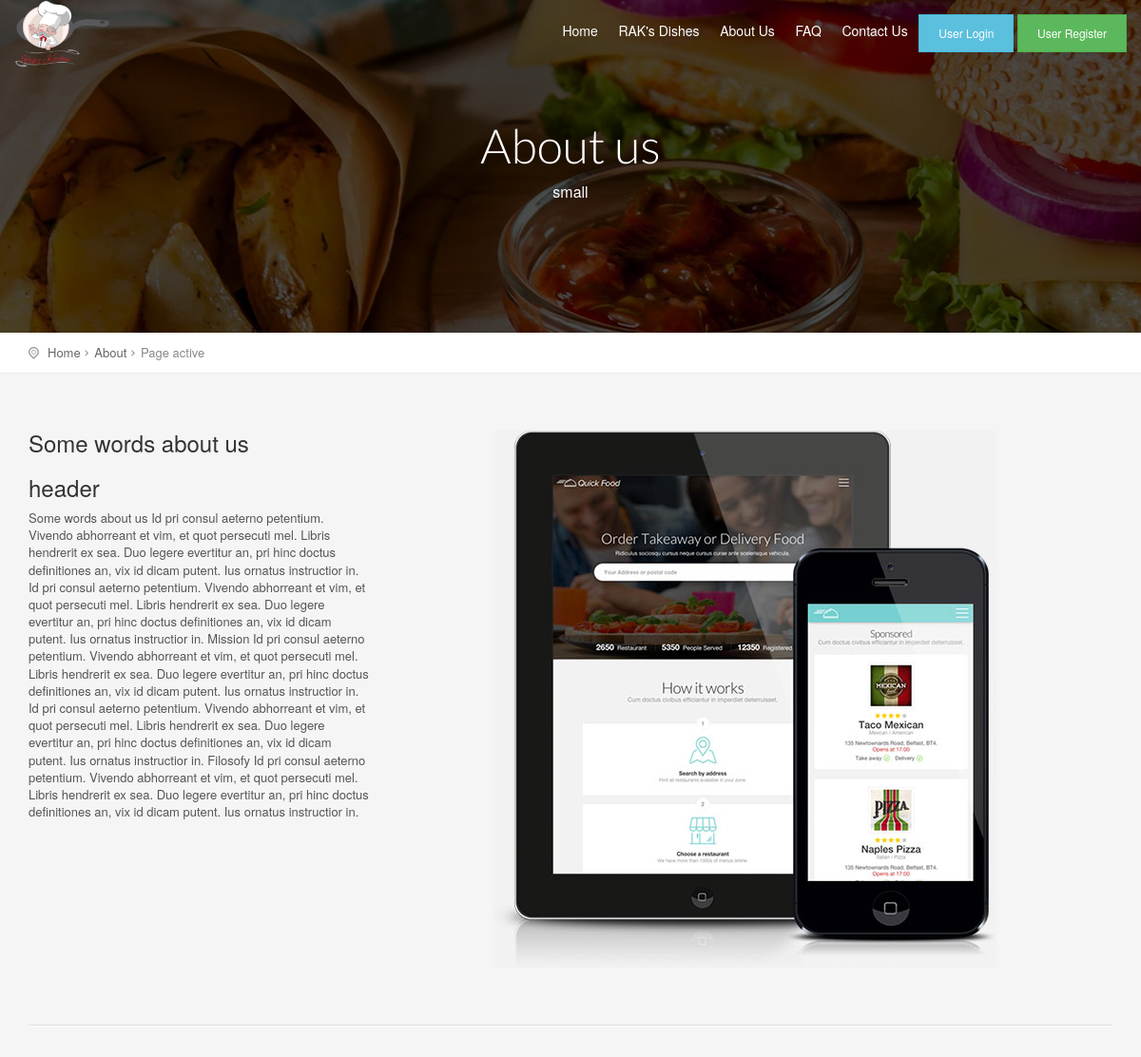
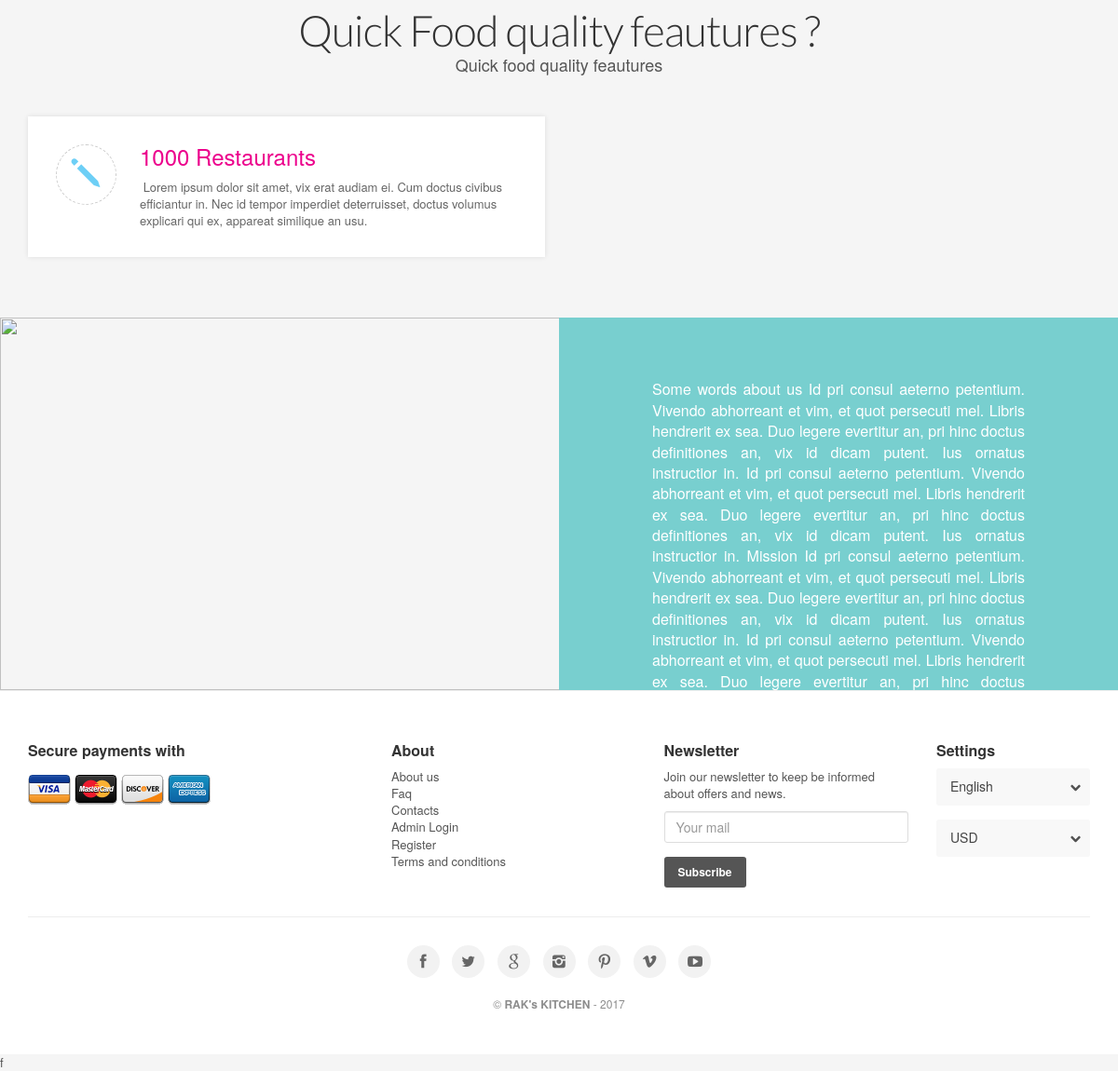
The app's page /index.php/about with its own data (2 pictures, top to bottom).
### tables this page shows
CREATE TABLE `about_us` (
  `id` int(10) NOT NULL,
  `small` varchar(1000) DEFAULT NULL
);

CREATE TABLE `about_us_details` (
  `id` int(10) NOT NULL,
  `header` varchar(1000) DEFAULT NULL,
  `details` varchar(10000) DEFAULT NULL
);

CREATE TABLE `about_us_feature` (
  `id` int(10) NOT NULL,
  `big` varchar(100) DEFAULT NULL,
  `small` varchar(1000) DEFAULT NULL,
  `box_header` varchar(100) DEFAULT NULL,
  `box_details` varchar(9000) DEFAULT NULL,
  `box_icon` varchar(100) DEFAULT NULL
);

CREATE TABLE `about_us_banner` (
  `id` int(10) NOT NULL,
  `details` varchar(60000) DEFAULT NULL,
  `image` varchar(100) NOT NULL
);

### application/controllers/About.php (called while the page is built, shortened)
<?php
class About extends CI_Controller {
    public function index()
    {
        $this->load->model('Aboutusm');
        $this->data['aboutusSmall']= $this->Aboutusm->show_about_us_content();
        $this->data['aboutUs']= $this->Aboutusm->show_about_us_banner_content();
        $this->data['aboutUsDetails'] = $this->Aboutusm->show_about_us_details_content();
        $this->data['aboutUsfeature']=$this->Aboutusm->show_about_us_feature_content();
        $this->load->view('about', $this->data);
    }
}

### index.php (called while the page is built, shortened)
<?php
require_once BASEPATH.'core/CodeIgniter.php';

### application/models/Aboutusm.php (called while the page is built, shortened)
<?php
class Aboutusm extends CI_Model
{
    public function show_about_us_content(){
        $query=$this->db->query("SELECT * FROM `about_us` ORDER by id DESC LIMIT 1 ");
        return $query->result();
    }
    public function show_about_us_details_content(){
        $query=$this->db->query("SELECT * FROM `about_us_details` ORDER by id DESC LIMIT 1");
        return $query->result();
    }
    public function show_about_us_feature_content(){
        $query=$this->db->query("SELECT * FROM `about_us_feature` ");
        return $query->result();
    }
    public function show_about_us_banner_content(){
        $query=$this->db->query("SELECT * FROM `about_us_banner` ");
        return $query->result();
    }
}
?>

### application/views/about.php (the view, shortened to what this page needs)
<!DOCTYPE html>
<html>
<head>
    <?php include ('head.php') ?>
</head>
<body>
    <?php include ('menu.php') ?>
<section class="parallax-window" id="short" data-parallax="scroll" data-image-src="img/sub_header_cart.jpg" data-natural-width="1400" data-natural-height="350">
    <div id="subheader">
    	<div id="sub_content">
    	 <h1>About us</h1>
            <?php
            foreach ($aboutusSmall as $aussmall) {
            }
            ?>
            <p><?php echo $aussmall->small; ?></p>
        </div>
	</div>
</section>
    <div id="position">
        <div class="container">
            <ul>
                <li><a href="<?php echo base_url()?>Home">Home</a></li>
                <li><a href="<?php echo base_url()?>About">About</a></li>
                <li>Page active</li>
            </ul>
        </div>
    </div>
<div class="container margin_60_35">
	<div class="row">
		<div class="col-md-4">
			<h3 class="nomargin_top">Some words about us</h3>
            <?php
            foreach ($aboutUsDetails as $aus) {
            }
            ?>
           <h3>
               <?php echo $aus->header; ?>
           </h3>
			<p>
                <?php echo $aus->details; ?>
            </p>
		</div>
		<div class="col-md-7 col-md-offset-1 text-right hidden-sm hidden-xs">
			<img src="img/devices.jpg" alt="" class="img-responsive">
		</div>
	</div>
	<hr class="more_margin">
    <?php
    foreach ($aboutUsfeature as $ausf) {
    }
    ?>
    <div class="main_title">
            <h2 class="nomargin_top"><?php echo $ausf->big; ?></h2>
            <p>
                <?php echo $ausf->small ?>
            </p>
        </div>
    <div class="row">
        <?php
    foreach ($aboutUsfeature as $ausf) {
    ?>
        <div class="col-md-6 wow fadeIn" data-wow-delay="0.1s">
			<div class="feature">
				<i class="<?php echo $ausf->box_icon ?>"></i>
				<h3><span><?php echo $ausf->box_header ?></span></h3>
				<p>
                    <?php echo $ausf->box_details ?></p>
			</div>
		</div>
    <?php } ?>
    </div>
</div>
<div class="container-fluid">
	<div class="row">
        <?php
        foreach ($aboutUs as $ausdtls) {
        }
        ?>
        <div class="col-md-6 nopadding">
            <div class="features img-responsive">
                <img src="<?php echo base_url() ?>img/<?php echo $ausdtls->image?>" style="height: 400px ; width: 1000px" class="img-responsive">
            </div>
        </div>
        <div class="col-md-6 nopadding">
            <div class="features-content embed-responsive" style="text-align: justify">
                <p>
                    <?php echo $ausdtls->details?>
				</p>
			</div>
		</div>
	</div>
</div>
	<?php include ('footer.php') ?>
f
</body>
</html>

### css/style.css (style rules this page uses)
a, a:focus, a:hover { text-decoration: none }
#hero_video > div, #sub_content, .parallax-content-2 > div, .strip_list .go_to div, .table.cart-list td { vertical-align: middle }
html * { -webkit-font-smoothing: antialiased; -moz-osx-font-smoothing: grayscale }
body { font-size: 13px; line-height: 1.4; color: #555; background-color: #f5f5f5; font-family: "Helvetica Neue", Helvetica, Arial, sans-serif }
.high_light h3, h1, h2, h3.slide_typo { font-family: Lato, "Helvetica Neue", Helvetica, Arial, sans-serif }
h1, h2, h3, h4, h5, h6, label { color: #333 }
.main_title { text-align: center; margin-bottom: 45px }
.main_title h2 { font-size: 46px; letter-spacing: -1px; font-weight: 300; margin-bottom: 0 }
.main_title p { font-size: 18px; color: #555; line-height: 1.2; margin-bottom: 30px; font-weight: 300 }
.feature h3 span, a { color: #ec008c }
.feature h3 { margin-top: 0 }
a { -webkit-transition: all .2s ease; transition: all .2s ease; outline: 0 }
hr.more_margin { margin-top: 60px; margin-bottom: 40px; border: 0; border-top: 1px solid #ddd; border-bottom: 1px solid #fff }
#subheader { color: #fff; text-align: center; display: table; width: 100%; height: 470px; background: rgba(0, 0, 0, .7) }
#short #subheader { height: 350px }
#confirm, #pass-info, #sub_content, #sub_content #thumb, .box_style_2#help, .feature i, .features-img, .marker_info, .modal-popup, .parallax-content, .parallax-content-2 > div, .sk-spinner-wave.sk-spinner, .strip_list.grid .desc, .tooltip-content, a.bt_filters, a.load_more_bt { text-align: center }
#sub_content { display: table-cell; padding: 0 15%; font-size: 16px }
#sub_content h1 { margin: 0 0 10px; font-size: 60px; font-weight: 300; color: #fff }
.features-content { position: relative; padding: 11% 100px 10%; height: 400px; background-color: #78cfcf; color: #fff; font-size: 16px }
.feature { padding: 30px 30px 20px 120px; position: relative; background: #fff; margin-bottom: 30px; color: #666; -webkit-box-shadow: 0 0 5px 0 rgba(0, 0, 0, .1); -moz-box-shadow: 0 0 5px 0 rgba(0, 0, 0, .1); box-shadow: 0 0 5px 0 rgba(0, 0, 0, .1) }
.feature i { position: absolute; top: 30px; left: 30px; padding: 0; margin: 0; width: 65px; height: 65px; line-height: 60px; -webkit-border-radius: 50%; -moz-border-radius: 50%; border-radius: 50%; border: 1px dashed #ccc; font-size: 34px; color: #6dcff6 }
.parallax-window { min-height: 470px; background: 0 0; position: relative }
.parallax-window#short { height: 350px; min-height: inherit }
#position ul li:after, #position ul li:first-child:before { font-style: normal; font-weight: 400; font-family: fontello; position: absolute; top: 1px }
#position ul li:first-child { padding-left: 20px }
#position ul li:first-child:before { content: "\eaf4"; left: 0; color: #999 }
#position ul { margin: 0; padding: 0; color: #888 }
#position ul li a { color: #252525; opacity: .7 }
#position ul li { display: inline-block; padding-right: 8px; margin-right: 3px; position: relative }
#position ul li:after { content: "\e9ee"; right: 0 }
#position ul li:last-child:after, .checkbox label:after, .checkbox label:before { content: '' }
.add_top_60, .margin_60, .margin_60_35 { padding-top: 60px }
.margin_60_35 { padding-bottom: 35px }
.nomargin_top { margin-top: 0 }
.nomargin, .nopadding { margin: 0 !important }
.nopadding { padding: 0 !important }
#position { background-color: #fff; border-bottom: 1px solid #ededed; padding: 12px 0; font-size: 13px }
#position ul { display: inline-block }

### css/responsive.css (style rules this page uses)
@media only screen and (max-width :1200px) { #sub_content h1 { font-size:50px } }

### records on screen
about_us: small "small"
about_us_details: header "header", details "Some words about us Id pri consul aeterno petentium. Vivendo abhorreant et vim, et quot persecuti mel. Libris hendrerit ex sea. Duo legere evertitur an, pri hinc doctus definitiones an, vix id dicam putent. Ius ornatus instructior in. Id pri consul aeterno petentium. Vivendo abhorreant et vim, et quot persecuti mel. Libris hendrerit ex sea. Duo legere evertitur an, pri hinc doctus definitiones an, vix id dicam putent. Ius ornatus instructior in. Mission Id pri consul aeterno petentium. Vivendo abhorreant et vim, et quot persecuti mel. Libris hendrerit ex sea. Duo legere evertitur an, pri hinc doctus definitiones an, vix id dicam putent. Ius ornatus instructior in. Id pri consul aeterno…"
about_us_feature: big "Quick Food quality feautures ?", small "Quick food quality feautures", box_header "1000 Restaurants", box_details "Lorem ipsum dolor sit amet, vix erat audiam ei. Cum doctus civibus efficiantur in. Nec id tempor imperdiet deterruisset, doctus volumus explicari qui ex, appareat similique an usu."
about_us_banner: details "Some words about us Id pri consul aeterno petentium. Vivendo abhorreant et vim, et quot persecuti mel. Libris hendrerit ex sea. Duo legere evertitur an, pri hinc doctus definitiones an, vix id dicam putent. Ius ornatus instructior in. Id pri consul aeterno petentium. Vivendo abhorreant et vim, et quot persecuti mel. Libris hendrerit ex sea. Duo legere evertitur an, pri hinc doctus definitiones an, vix id dicam putent. Ius ornatus instructior in. Mission Id pri consul aeterno petentium. Vivendo abhorreant et vim, et quot persecuti mel. Libris hendrerit ex sea. Duo legere evertitur an, pri hinc doctus definitiones an, vix id dicam putent. Ius ornatus instructior in. Id pri consul aeterno…"
